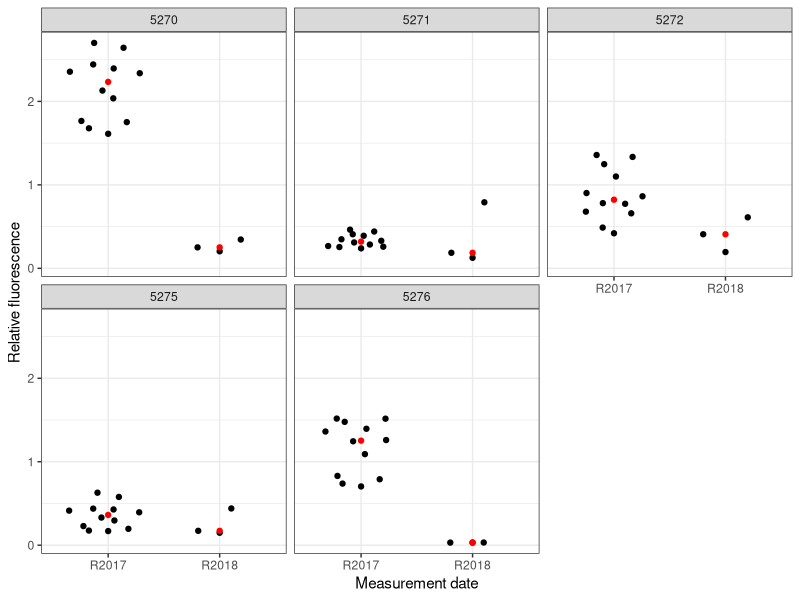
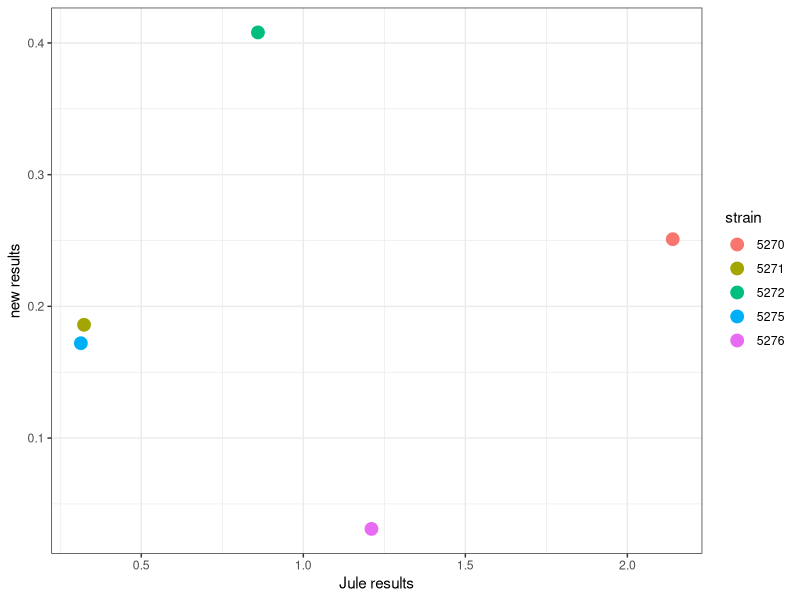
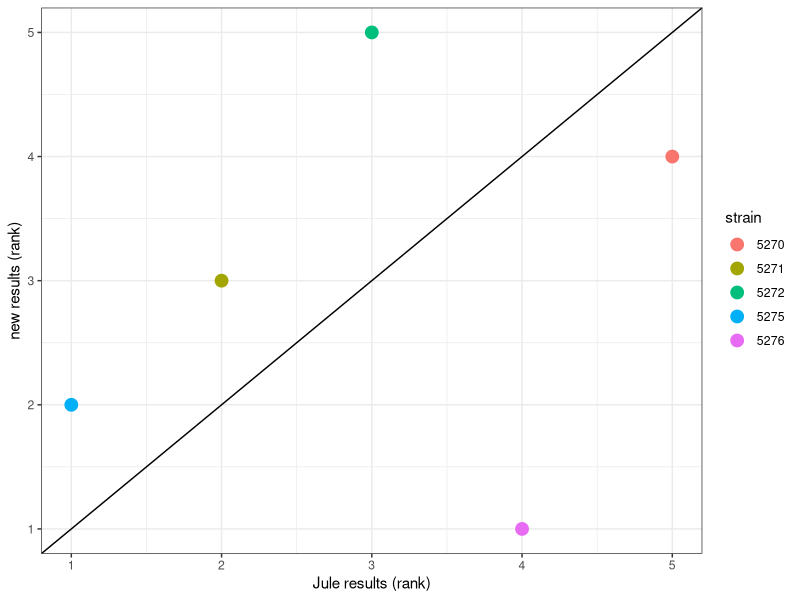
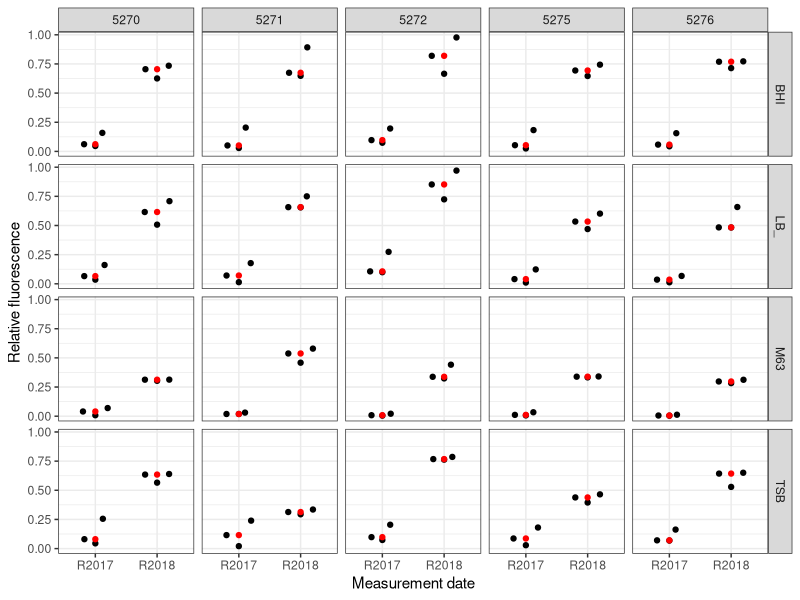
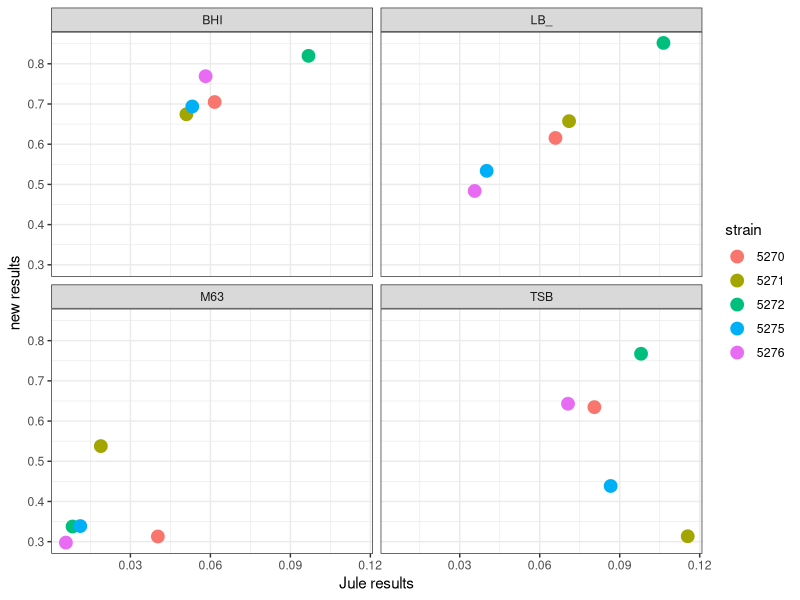
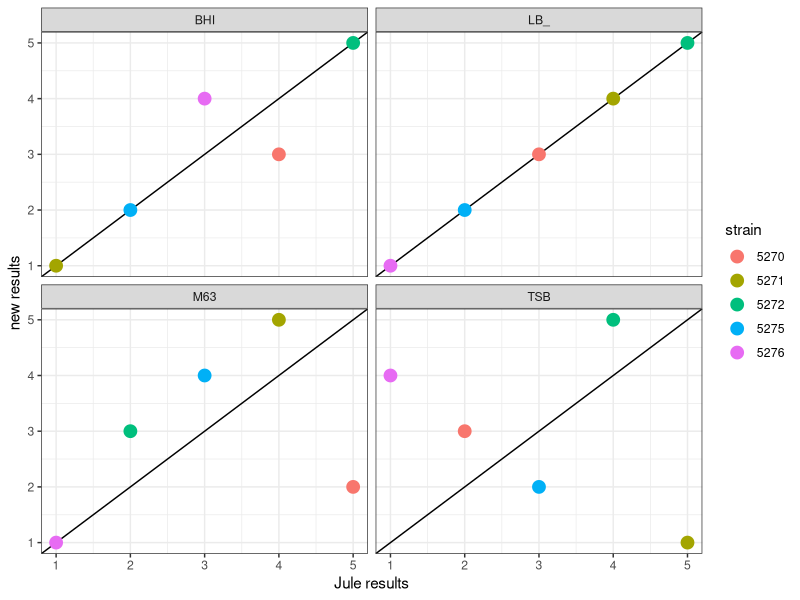
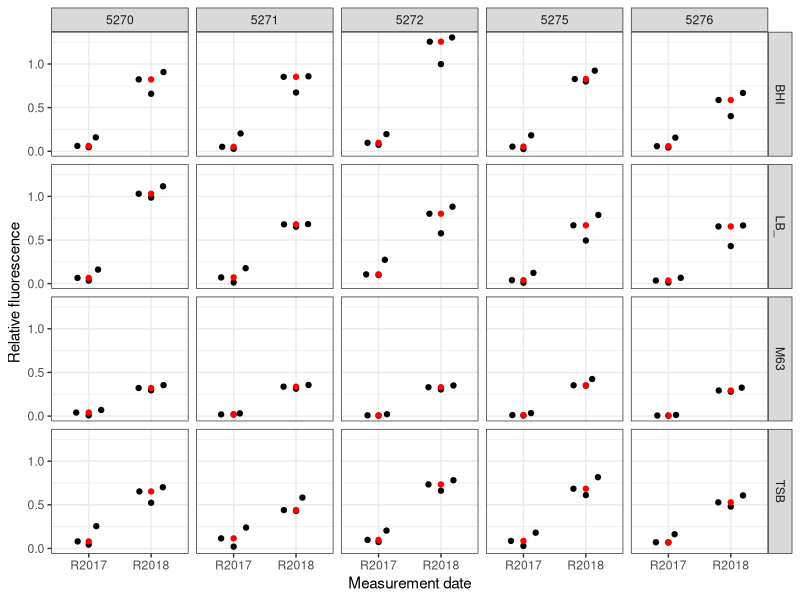
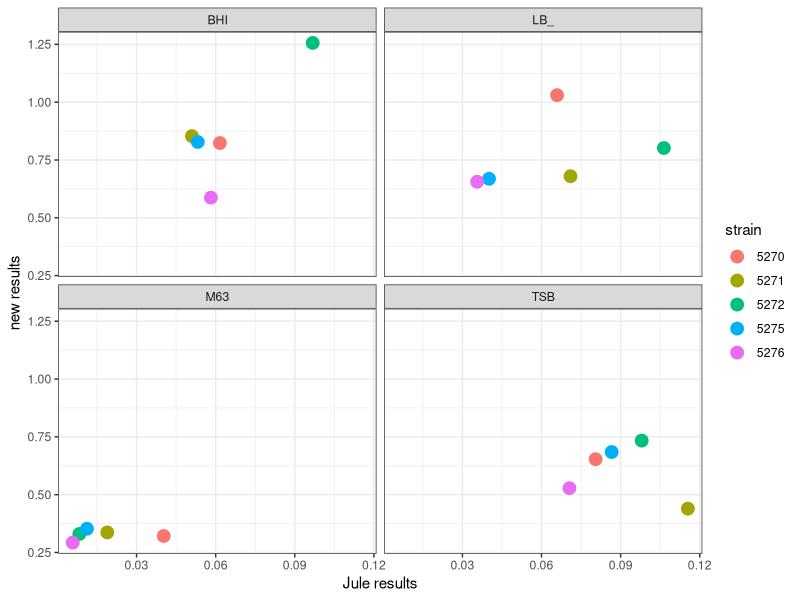

Generate these figures, in order, with R: (Note: this script raises an error after producing the figures.)
## ---- chunk 1
knitr::opts_chunk$set(echo = FALSE)
library(dplyr)
library(reshape2)
library(ggplot2)
library(magrittr)
library(ggbeeswarm)
library(knitr)


get_last_character <- function(x) {
  len_x <- nchar(x)
  substr(x, len_x, len_x)
}

raw_dat <- read.csv2("data/cv_and_videoscan.csv") %>% 
  mutate(strain = factor(strain)) %>% 
  melt(variable.name = "experiment") %>% 
  mutate(method = ifelse(grepl("CV", experiment), "CV", "Videoscan"),
         replicate = get_last_character(as.character(experiment)),
         medium = substr(experiment, 0, 3)) 


strains <- c("5270", "5271", "5272", "5275", "5276")

mediums <- c("LB10", "TSB", 
             "BHI", "M63")

absorbance <- c(0.204, 0.345, 0.251, 0.158, 0.141, 0.283, 
                0.202, 0.303, 0.522, 0.303, 0.183, 0.184, 
                0.791, 0.126, 0.186, 0.207, 0.219, 0.316, 
                0.22, 0.327, 0.46, 0.267, 0.202, 0.174, 
                0.195, 0.408, 0.611, 0.859, 0.872, 0.665, 
                0.29, 0.469, 0.679, 0.31, 0.265, 0.199, 
                0.44, 0.149, 0.172, 0.152, 0.189, 0.138, 
                0.185, 0.209, 0.206, 0.18, 0.168, 0.142, 
                0.032, 0.031, 0.031, 0.031, 0.032, 0.032, 
                0.146, 0.316, 0.243, 0.409, 0.189, 0.154)

absorbance <- matrix(absorbance, nrow = 6, ncol = 10)

rownames(absorbance) <- c("B", "C", "D", "E", "F", "G")
colnames(absorbance) <- seq(2,11)


CV2018 <- absorbance %>% 
  t %>% 
  data.frame() %>% 
  slice((1L:5)*2 - 1) %>% 
  select(B, C, D) %>% 
  mutate(strain = c("5270", "5271", "5272", "5275", "5276"),
         method = "CV",
         date = "R2018") %>% 
  melt(variable.name = "replicate") %>% 
  mutate(replicate = as.character(as.numeric(replicate)))

CV_all <- bind_rows(select(raw_dat, strain, method, value, replicate) %>% 
                      filter(method == "CV", strain %in% c("5270", "5271", "5272", "5275", "5276")) %>% 
                      mutate(date = "R2017"),
                    CV2018)


CV_aggr <- group_by(CV_all, strain, date, replicate) %>% 
  summarise(value = median(value)) %>% 
  summarise(value = median(value)) %>% 
  dcast(strain ~ date)



# Michal - VS ---------------------------------------------

VS_all <- function(raw_vs_frame) {
  vs_frame <- rbind(raw_vs_frame$V14)
  colnames(vs_frame) <- rbind(raw_vs_frame$V3)
  vs_frame <- matrix(vs_frame)
  vs_frame <- matrix(data = vs_frame,
  nrow = 8,
  ncol = 12)
  rownames(vs_frame) <- c("A", "B", "C", "D", "E", "F", "G", "H")
  colnames(vs_frame) <- seq(1, 12)
  
  vs_frame <- vs_frame[-c(1, 8),-c(1, 12)]
  vs_frame <- matrix(vs_frame, nrow = 3, ncol = 20)
  colnames(vs_frame) <- rep(mediums, 5)
  
  raw_vs <- vs_frame
  
  colnames(raw_vs) <-
  paste0(
  colnames(raw_vs),
  "_",
  c("5270", "5271", "5272", "5275", "5276") %>% lapply(rep, 4) %>% unlist
  )
  
  bind_rows(
  select(raw_dat, strain, method, value, replicate, medium) %>%
  filter(
  method == "Videoscan",
  strain %in% c("5270", "5271", "5272", "5275", "5276")
  ) %>%
  mutate(date = "R2017"),
  melt(raw_vs) %>%
  rename(replicate = Var1) %>%
  mutate(
  medium = sapply(strsplit(as.character(Var2), split = "_"), first),
  strain = sapply(strsplit(as.character(Var2), split = "_"), last),
  replicate = as.character(replicate)
  ) %>%
  select(-Var2) %>%
  mutate(
  medium = ifelse(medium == "LB10", "LB_", medium),
  date = "R2018",
  method = "Videoscan"
  )
  )
}

VS_aggr <- function(VS_all){
  group_by(VS_all, strain, medium, date, replicate) %>% 
  summarise(value = median(value)) %>% 
  summarise(value = median(value)) %>% 
  dcast(strain + medium ~ date)
}

rvf1 <- read.csv2("data/ProjektDevC003707-2018-07-26-Koza-Biofilm.csv", skip = 6, header = FALSE, stringsAsFactors = FALSE)
rvf2 <- read.csv2("data/ProjektDevC003709-2018-07-27-Ania-Biofilm.csv", skip = 6, header = FALSE, stringsAsFactors = FALSE)

VS_all_K <- VS_all(rvf1)
VS_all_A <- VS_all(rvf2)

VS_aggr_K <- VS_aggr(VS_all_K)
VS_aggr_A <- VS_aggr(VS_all_A)

## ---- chunk 2
ggplot(CV_all, aes(x = date, y = value)) +
  geom_quasirandom() +
  geom_point(data = group_by(CV_all, date, strain) %>% summarize(median_val = median(value)),
             aes(x = date, y = median_val), color = "red") +
  facet_wrap(~ strain) +
  theme_bw() + 
  labs(y="Relative fluorescence", x="Measurement date")
## ---- chunk 3
ggplot(CV_aggr, aes(x = R2017, y = R2018, color = strain)) +
  geom_point(size = 4) +
  #geom_smooth(method = "lm", color = "black", formula = y ~ x) +
  theme_bw() +
  labs(y="new results", x="Jule results")
## ---- chunk 4
ggplot(CV_aggr, aes(x = rank(R2017), y = rank(R2018), color = strain)) +
  geom_point(size = 4) +
  geom_abline(slope = 1, intercept = 0) +
  theme_bw() +
  # scale_x_continuous("R2017 (rank)") +
  # scale_y_continuous("R2018 (rank)")
    labs(y="new results (rank)", x="Jule results (rank)")
## ---- chunk 5
ggplot(VS_all_K, aes(x = date, y = value)) +
  geom_quasirandom() +
  geom_point(data = group_by(VS_all_K, date, medium, strain) %>% summarize(median_val = median(value)),
             aes(x = date, y = median_val), color = "red") +
  facet_grid(medium ~ strain) +
  theme_bw() +
  labs(y="Relative fluorescence", x="Measurement date")
## ---- chunk 6
ggplot(VS_aggr_K, aes(x = R2017, y = R2018, color = strain)) +
  geom_point(size = 4) +
  facet_wrap(~ medium) +
  theme_bw() +
  labs(y="new results", x="Jule results")
## ---- chunk 7
group_by(VS_aggr_K, medium) %>% 
  summarise(cor_coef = cor(R2017, R2018, method = "pearson")) %>% 
  mutate(cor_coef = round(cor_coef, 2)) %>% 
  kable(format = "html", table.attr = "float='left';style='width:30%;'")
## ---- chunk 8
group_by(VS_aggr_K, medium) %>% 
  mutate(R2018 = rank(R2018), 
         R2017 = rank(R2017)) %>% 
  ggplot(aes(x = R2017, y = R2018, color = strain)) +
  geom_abline(slope = 1, intercept = 0) +
  geom_point(size = 4) +
  facet_wrap(~ medium) +
  theme_bw() +
  labs(y="new results", x="Jule results")
## ---- chunk 9
group_by(VS_aggr_K, medium) %>% 
  summarise(rho = cor(R2017, R2018, method = "spearman")) %>% 
  mutate(rho = round(rho, 2)) %>% 
  kable(format = "html", table.attr = "float='left';style='width:30%;'")
## ---- chunk 10
ggplot(VS_all_A, aes(x = date, y = value)) +
  geom_quasirandom() +
  geom_point(data = group_by(VS_all_A, date, medium, strain) %>% summarize(median_val = median(value)),
             aes(x = date, y = median_val), color = "red") +
  facet_grid(medium ~ strain) +
  theme_bw() +
  labs(y="Relative fluorescence", x="Measurement date")
## ---- chunk 11
ggplot(VS_aggr_A, aes(x = R2017, y = R2018, color = strain)) +
  geom_point(size = 4) +
  facet_wrap(~ medium) +
  theme_bw() +
  labs(y="new results", x="Jule results")
## ---- chunk 12
group_by(VS_aggr_A, medium) %>% 
  summarise(cor_coef = cor(R2017, R2018, method = "pearson")) %>% 
  mutate(cor_coef = round(cor_coef, 2)) %>% 
  kable(format = "html", table.attr = "float='left';style='width:30%;'")
## ---- chunk 13
group_by(VS_aggr_A, medium) %>% 
  mutate(R2018 = rank(R2018), 
         R2017 = rank(R2017)) %>% 
  ggplot(aes(x = R2017, y = R2018, color = strain)) +
  geom_abline(slope = 1, intercept = 0) +
  geom_point(size = 4) +
  facet_wrap(~ medium) +
  theme_bw() +
  labs(y="new results", x="Jule results")
## ---- chunk 14
group_by(VS_aggr_A, medium) %>% 
  summarise(rho = cor(R2017, R2018, method = "spearman")) %>% 
  mutate(rho = round(rho, 2)) %>% 
  kable(format = "html", table.attr = "float='left';style='width:30%;'")
## ---- chunk 15
cr_cf_dat <- read.csv("data/wynik.csv")

cr <- select(cr_cf_dat, 1L:4) 
colnames(cr) <- c("strain", "pathotype", "R2017", "R2018")

cr_df <- mutate(cr, 
       R2018 = substr(R2018, 0, 1)) %>% 
       filter(R2018 != "" & R2017 != "") %>% 
  select(-pathotype) %>% 
  mutate(concordance = as.character(R2018) == as.character(R2017)) %>% 
  melt(id.vars = c("strain", "concordance")) %>% 
  mutate(value = factor(value, labels = c("bdar", "low quality", "rdar", "smooth")),
         value = relevel(value, "low quality"))

p <- ggplot(cr_df, aes(x = strain, y = variable, fill = value, shape = concordance)) +
  geom_tile(color = "black") +
  geom_point(size = 4) +
  scale_x_discrete("Strain") +
  scale_y_discrete("Measurement date") +
  scale_fill_discrete("Phenotype") +
  scale_shape_manual("Concordance", values = c(NA, 16), guide = FALSE) +
  theme_bw()


p
## ---- chunk 16
p
## ---- chunk 17
cr_cf_dat <- read.csv("data/wynik.csv")

cf <- select(cr_cf_dat, c(1, 5, 6)) 
colnames(cf) <- c("strain", "R2017", "R2018")

cf_df <- filter(cf, R2018 != "" & R2017 != "") %>%
  mutate(concordance = as.character(R2018) == as.character(R2017)) %>% 
  melt(id.vars = c("strain", "concordance")) %>% 
  mutate(value = factor(value, labels = c("-", "+", "low quality")),
         value = relevel(value, "low quality"))

ggplot(cf_df, aes(x = strain, y = variable, fill = value, shape = concordance)) +
  geom_tile(color = "black") +
  geom_point(size = 4) +
  scale_x_discrete("Strain") +
  scale_y_discrete("Measurement date") +
  scale_fill_discrete("Phenotype") +
  scale_shape_manual("Concordance", values = c(NA, 16), guide = FALSE) +
  theme_bw()

